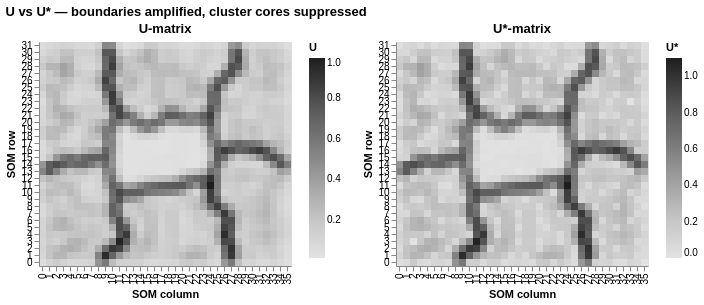

Notebook source saved alongside this figure:
### Markdown cell above
## 3  U\*-matrix

```
ScaleFactor(n) = (P_max - P(n)) / (P_max - P_ref)
U*(n)          = U(n) × clip(ScaleFactor(n), max=3)
```

Dense nodes → ScaleFactor < 1 → U\* suppressed (cluster cores look flatter).  
Sparse nodes → ScaleFactor > 1 → U\* amplified (boundaries stand out more).

### Code cell
ustar = compute_ustar(u, p_hit, scalemax=3.0, median_filter_size=1)
print(f"U*-matrix range : [{ustar.min():.4f}, {ustar.max():.4f}]")

alt.hconcat(
    plot_grid_heatmap(u, "U-matrix", scheme="greys", value_name="U"),
    plot_grid_heatmap(ustar, "U*-matrix", scheme="greys", value_name="U*"),
).properties(title="U vs U* — boundaries amplified, cluster cores suppressed"
).resolve_scale(color="independent")

### Figure 1 — Vega-Lite specification as saved in the notebook (floating-point values rounded to 4 significant figures; data arrays with more than 128 entries replaced by an {"elided": "..."} marker saying what was removed)
{"config": {"view": {"continuousWidth": 300, "continuousHeight": 300}}, "hconcat": [{"data": {"name": "data-eb63eb1106e4070670fd7efdf5ab7df6"}, "mark": {"type": "rect"}, "encoding": {"color": {"field": "U", "legend": {"title": "U"}, "scale": {"scheme": "greys"}, "type": "quantitative"}, "tooltip": [{"field": "col", "type": "quantitative"}, {"field": "row", "type": "quantitative"}, {"field": "U", "format": ".4f", "type": "quantitative"}], "x": {"field": "col", "sort": null, "title": "SOM column", "type": "ordinal"}, "y": {"field": "row", "sort": "descending", "title": "SOM row", "type": "ordinal"}}, "height": {"step": 7.0}, "title": "U-matrix", "width": {"step": 7.0}}, {"data": {"name": "data-bae7b21b0cbce5db171cd5db0e1240d5"}, "mark": {"type": "rect"}, "encoding": {"color": {"field": "U*", "legend": {"title": "U*"}, "scale": {"scheme": "greys"}, "type": "quantitative"}, "tooltip": [{"field": "col", "type": "quantitative"}, {"field": "row", "type": "quantitative"}, {"field": "U*", "format": ".4f", "type": "quantitative"}], "x": {"field": "col", "sort": null, "title": "SOM column", "type": "ordinal"}, "y": {"field": "row", "sort": "descending", "title": "SOM row", "type": "ordinal"}}, "height": {"step": 7.0}, "title": "U*-matrix", "width": {"step": 7.0}}], "resolve": {"scale": {"color": "independent"}}, "title": "U vs U* — boundaries amplified, cluster cores suppressed", "$schema": "https://vega.github.io/schema/vega-lite/v6.4.1.json", "datasets": {"data-eb63eb1106e4070670fd7efdf5ab7df6": {"elided": "1152 records"}, "data-bae7b21b0cbce5db171cd5db0e1240d5": {"elided": "1152 records"}}}
